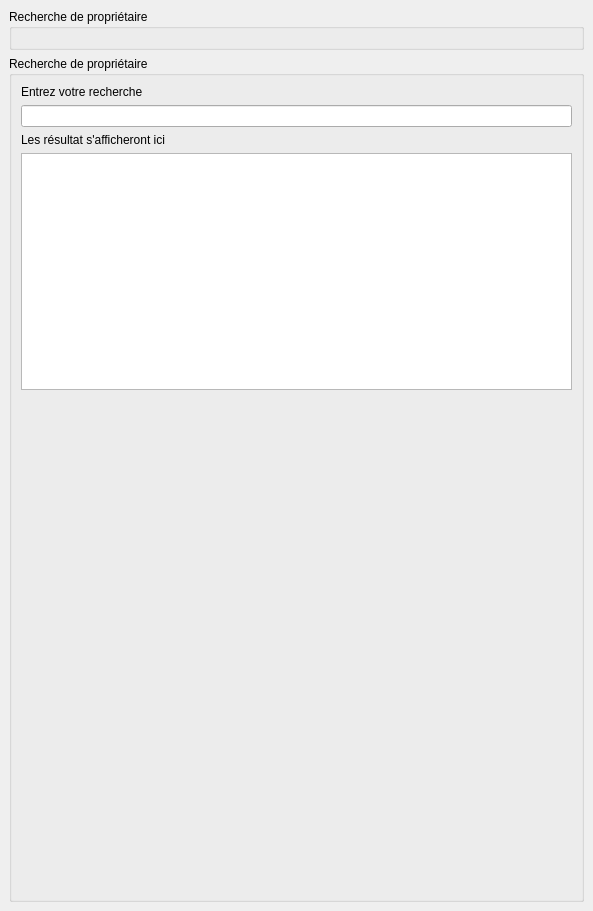
<?xml version="1.0" encoding="UTF-8"?>
<ui version="4.0">
 <class>DockWidget</class>
 <widget class="QDockWidget" name="DockWidget">
  <property name="geometry">
   <rect>
    <x>0</x>
    <y>0</y>
    <width>593</width>
    <height>911</height>
   </rect>
  </property>
  <property name="windowTitle">
   <string>Outil de recherche</string>
  </property>
  <widget class="QWidget" name="dockWidgetContents">
   <layout class="QVBoxLayout" name="verticalLayout_2">
    <item>
     <widget class="QGroupBox" name="groupBox_3">
      <property name="title">
       <string>Recherche de propriétaire</string>
      </property>
      <property name="flat">
       <bool>false</bool>
      </property>
      <property name="checkable">
       <bool>false</bool>
      </property>
      <layout class="QVBoxLayout" name="verticalLayout_4"/>
     </widget>
    </item>
    <item>
     <widget class="QGroupBox" name="groupBox">
      <property name="title">
       <string>Recherche de propriétaire</string>
      </property>
      <layout class="QVBoxLayout" name="verticalLayout">
       <item>
        <widget class="QLabel" name="label">
         <property name="text">
          <string>Entrez votre recherche</string>
         </property>
        </widget>
       </item>
       <item>
        <widget class="QLineEdit" name="letRecherche"/>
       </item>
       <item>
        <widget class="QLabel" name="label_2">
         <property name="text">
          <string>Les résultat s'afficheront ici</string>
         </property>
        </widget>
       </item>
       <item>
        <widget class="QListWidget" name="lwgResult">
         <property name="maximumSize">
          <size>
           <width>16777215</width>
           <height>16777215</height>
          </size>
         </property>
         <property name="movement">
          <enum>QListView::Static</enum>
         </property>
        </widget>
       </item>
       <item>
        <spacer name="verticalSpacer">
         <property name="orientation">
          <enum>Qt::Vertical</enum>
         </property>
         <property name="sizeHint" stdset="0">
          <size>
           <width>20</width>
           <height>500</height>
          </size>
         </property>
        </spacer>
       </item>
      </layout>
     </widget>
    </item>
   </layout>
  </widget>
 </widget>
 <resources/>
 <connections/>
</ui>
